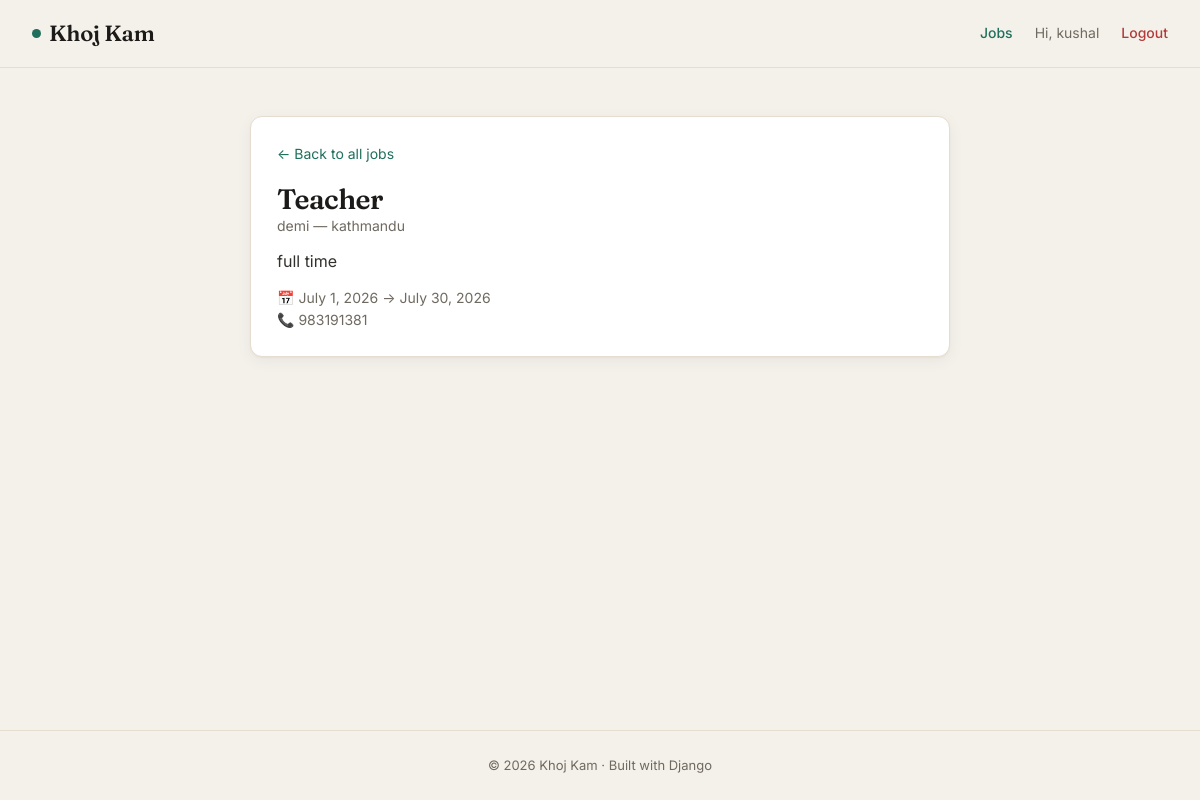
Screenshot of /job/2/ (signed in) with the database file from the repository.
### portal/models.py (models this page shows, shortened)
class Job(models.Model):
    title = models.CharField(max_length=100)
    start_date = models.DateField()
    end_date = models.DateField()
    description = models.TextField()
    company = models.ForeignKey(Company, on_delete=models.CASCADE, related_name='jobs')

class Company(models.Model):
    name = models.CharField(max_length=100)
    logo = models.ImageField(upload_to='company_logos/', blank=True, null=True)
    location = models.CharField(max_length=100)
    contact_no = models.CharField(max_length=10)

### portal/views.py (the view)
# urls.py: path("job/<int:job_id>/", views.job_detail, name="job_detail"),   # ← dynamic
def job_detail(request, job_id):
    job = get_object_or_404(Job, id=job_id)
    return render(request, "job_detail.html", {"job": job})

### jobportal/templates/job_detail.html (shortened to what this page needs)
{% extends "base.html" %}
{% block content %}
<div class="container">
    <div class="card" style="max-width:700px; margin:0 auto;">
        <a href="{% url 'jobs' %}" style="font-size:14px;">← Back to all jobs</a>
        <h1 style="margin-top:16px; font-size:28px;">{{ job.title }}</h1>
        <p class="meta">{{ job.company.name }} — {{ job.company.location }}</p>
        <p class="desc">{{ job.description }}</p>
        <p class="meta">📅 {{ job.start_date }} → {{ job.end_date }}</p>
        <p class="meta">📞 {{ job.company.contact_no }}</p>
    </div>
</div>
{% endblock %}

### jobportal/templates/base.html (shortened to what this page needs)
<!DOCTYPE html>
<html lang="en">
<head>
</head>
<body>
    <header class="site-header">
        <a href="{% url 'home' %}" class="brand"><span class="dot"></span>Khoj Kam</a>
        <nav class="nav-links">
            <a href="{% url 'jobs' %}">Jobs</a>
            {% if user.is_authenticated %}
                <span class="user">Hi, {{ user.username }}</span>
                <a href="{% url 'logout' %}" class="logout">Logout</a>
            {% else %}
                <a href="{% url 'login' %}">Login</a>
                <a href="{% url 'register' %}">Register</a>
            {% endif %}
        </nav>
    </header>
    <main>
        {% block content %}{% endblock %}
    </main>
    <footer class="site-footer">
        © 2026 Khoj Kam · Built with Django
    </footer>
</body>
</html>

### jobportal/templates/base.html (style rules this page uses)
:root { --bg: #f4f1ea; --surface: #ffffff; --ink: #1c1b19; --muted: #6f6a61; --line: #e5ddd0; --accent: #1f6f5c; --accent-hover: #185848; --amber: #b47d1e; --danger: #b23b3b; --radius: 12px; --shadow: 0 1px 2px rgba(28,27,25,.04), 0 4px 16px rgba(28,27,25,.05); --serif: "Fraunces", Georgia, serif; --sans: "Inter", -apple-system, BlinkMacSystemFont, sans-serif; }
* { box-sizing: border-box; margin: 0; padding: 0; }
body { font-family: var(--sans); background: var(--bg); color: var(--ink); line-height: 1.6; min-height: 100vh; display: flex; flex-direction: column; -webkit-font-smoothing: antialiased; }
a { color: var(--accent); text-decoration: none; }
.site-header { position: sticky; top: 0; z-index: 50; display: flex; align-items: center; justify-content: space-between; padding: 16px 32px; background: rgba(244,241,234,.85); backdrop-filter: blur(10px); border-bottom: 1px solid var(--line); }
.brand { font-family: var(--serif); font-weight: 600; font-size: 22px; color: var(--ink); letter-spacing: -.01em; display: flex; align-items: center; gap: 8px; }
.brand .dot { width: 9px; height: 9px; border-radius: 50%; background: var(--accent); display: inline-block; }
.nav-links { display: flex; align-items: center; gap: 22px; font-size: 14px; }
.nav-links .user { color: var(--muted); }
.nav-links .logout { color: var(--danger); }
.nav-links a { font-weight: 500; }
.container { width: 100%; max-width: 880px; margin: 0 auto; padding: 48px 24px; flex: 1; }
main { flex: 1; display: flex; flex-direction: column; }
h1, h2, h3 { font-family: var(--serif); font-weight: 600; letter-spacing: -.02em; line-height: 1.15; }
.card { background: var(--surface); border: 1px solid var(--line); border-radius: var(--radius); padding: 24px 26px; box-shadow: var(--shadow); transition: transform .15s ease, box-shadow .15s ease; }
.meta { color: var(--muted); font-size: 14px; }
.desc { margin: 12px 0; color: #33312d; }
.site-footer { border-top: 1px solid var(--line); padding: 24px 32px; text-align: center; color: var(--muted); font-size: 13px; }

### rows the page displays
Job: title "Teacher", company.name "demi", company.location "kathmandu", description "full time", start_date "July 1, 2026", end_date "July 30, 2026", company.contact_no "983191381"

### other values shown
{{ user.username }} "kushal"
